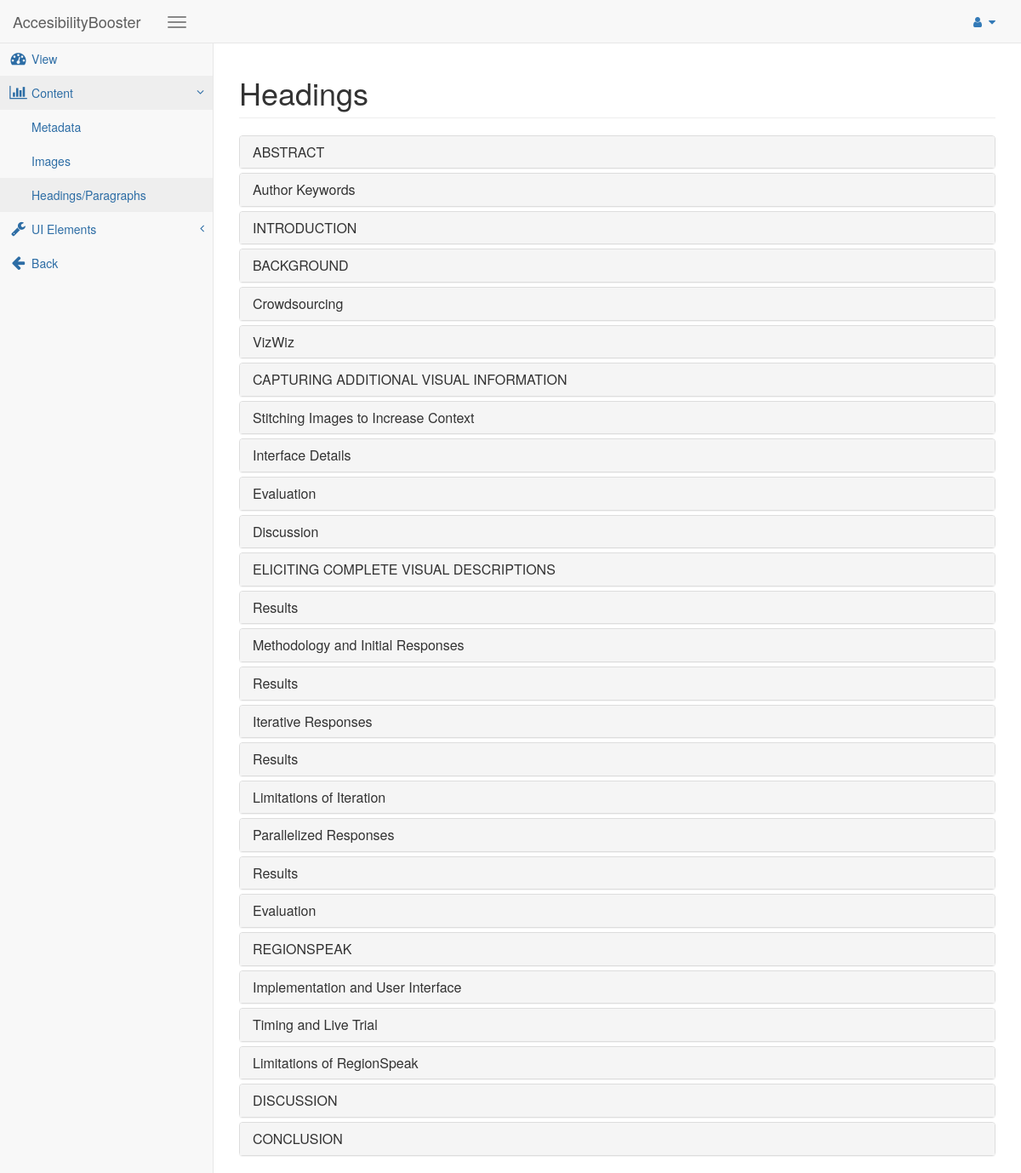
/headings/ (signed in), run on the app's committed database.
### accTool/models.py (models this page shows)
class Headings(models.Model):
    order = models.IntegerField(default=0)
    heading = models.TextField()

### accTool/views.py (the view)
# urls.py: url(r'^headings/', 'accTool.views.heading_preview'),
@login_required
def heading_preview(request):
    return render(request, 'd_headings.html',{'Headings': Headings.objects.all()})

### accTool/templates/d_headings.html (shortened to what this page needs)
<!DOCTYPE html>
{% load staticfiles %}
<html lang="en">
<head>
    <link href="{% static 'css/bootstrap.min.css' %}" rel="stylesheet">
    <link href="{% static 'css/metisMenu.min.css' %}" rel="stylesheet">
    <link href="{% static 'css/sb-admin-2.css' %}" rel="stylesheet">
    <link rel="stylesheet" href="https://maxcdn.bootstrapcdn.com/font-awesome/4.5.0/css/font-awesome.min.css">
</head>
<body>
    <header>
        <nav class="navbar navbar-default navbar-fixed-top" role="navigation" style="margin-bottom: 0">
            <div class="navbar-header">
                <a class="navbar-brand" href="index.html">AccesibilityBooster</a>
                <div class="menu-toggler sidebar-toggler">
                                    <span class="icon-bar"></span>
                                    <span class="icon-bar"></span>
                                    <span class="icon-bar"></span>
                </div>
                <ul class="nav navbar-top-links navbar-right">
                    <li class="dropdown">
                        <a class="dropdown-toggle" data-toggle="dropdown" href="#">
                            <i class="fa fa-user fa-fw"></i>  <i class="fa fa-caret-down"></i>
                        </a>
                    </li>
                </ul>
            </div>
        </nav>
    </header>
    <div id="wrapper">
        <nav role="navigation" style="margin-bottom: 0; margin-top: -1px;">
            <div class="navbar-default sidebar" role="navigation">
                <div class="sidebar-nav navbar-collapse" id="sidebar-area">
                    <ul class="nav" id="sidebar">
                        <li>
                            <a href="/home/"><i class="fa fa-dashboard fa-fw"></i> <span class="side-menu-title">View</span></a>
                        </li>
                        <li>
                            <a href="#" class="dropdown-collapse"><i class="fa fa-bar-chart-o fa-fw"></i> <span class="side-menu-title">Content</span><span class="fa arrow"></span></a>
                            <ul class="nav nav-second-level">
                                 <li>
                                    <a href="#">Metadata</a>
                                </li>
                                <li>
                                    <a href="/imagep/">Images</a>
                                </li>
                                <li>
                                    <a href="/headings/">Headings/Paragraphs</a>
                                </li>
                            </ul>
                        </li>
                        <li>
                            <a href="#" class="dropdown-collapse"><i class="fa fa-wrench fa-fw"></i> <span class="side-menu-title">UI Elements</span><span class="fa arrow"></span></a>
                        </li>
                        <li>
                            <a href="/upload/"><i class="fa fa-arrow-left fa-fw"></i> <span class="side-menu-title">Back</span></a>
                        </li>
                    </ul>
                </div>
            </div>
        </nav>
        <div id="page-wrapper">
            <div class="container-fluid">
            <div class="row">
                <div class="col-lg-12">
                    <h1 class="page-header">Headings</h1>
                </div>
            </div>
            <div class="panel-group" id="accordion">
                {% for heading in Headings %}
                <div class="panel panel-default">
                    <div class="panel-heading">
                        <h4 class="panel-title">
                            <a data-toggle="collapse" data-parent="#accordion" href="#{{ heading.order }}">{{heading.heading}}</a>
                        </h4>
                    </div>
                </div>
                {% endfor %}
            </div>
            </div>
        </div>
    </div>
</body>
</html>

### accTool/static/css/sb-admin-2.css (style rules this page uses)
body { background-color: #f8f8f8; }
#wrapper { width: 100%; }
#page-wrapper { padding: 0 15px; min-height: 568px; background-color: #fff; }
@media (min-width:768px) { #page-wrapper { position: inherit; margin: 50px 0 0 250px; # 50px is Top nav size padding: 0 30px; border-left: 1px solid #e7e7e7; } }
@media (min-width:768px) { .navbar-header { float: none; } }
.nav>li>a { padding: 10px 10px; }
.navbar-top-links { margin-right: 0; float: right; }
.navbar-top-links li { display: inline-block; }
.navbar-top-links li:last-child { margin-right: 15px; }
.navbar-top-links li a { padding: 15px; min-height: 50px; }
.menu-toggler { position: relative; float: left; margin: 14px 0px 8px 15px; background-color: transparent; background-image: none; border: 1px solid transparent; border-radius: 4px; cursor: pointer; }
.menu-toggler .icon-bar { display: block; width: 22px; height: 2px; border-radius: 1px; background-color: #888; margin-top: 4px; }
#sidebar-area .nav>li>a:hover, #sidebar-area .nav>li>a:focus, #sidebar-area .nav>li:hover, #sidebar-area .nav>li:focus, #sidebar-area .nav>li.active { background-color: #eee; }
.sidebar a { color: #2D6DA5; }
.sidebar .nav-second-level, .sidebar .nav-second-level .nav-third-level { background-color: #2B6598; }
.sidebar .sidebar-nav.navbar-collapse { padding-right: 0; padding-left: 0; }
.sidebar ul li { background-color: #f8f8f8; }
.sidebar ul li a.active { background-color: #eee; }
.sidebar .arrow { float: right; margin-top: 2px; }
.sidebar .fa.arrow:before { content: "\f104"; }
.sidebar .active>a>.fa.arrow:before { content: "\f107"; }
.sidebar .sidebar-nav .nav li i { #font-size: 1.3em; font-size: 18px; }
.sidebar .nav-second-level li a { padding-left: 37px; }
@media (min-width:768px) { .sidebar { z-index: 1; position: absolute; width: 250px; } }

### data on the page
Headings: heading "ABSTRACT"
Headings: heading "Author Keywords"
Headings: heading "INTRODUCTION"
Headings: heading "BACKGROUND"
Headings: heading "Crowdsourcing"
Headings: heading "VizWiz"
Headings: heading "CAPTURING ADDITIONAL VISUAL INFORMATION"
Headings: heading "Stitching Images to Increase Context"
Headings: heading "Interface Details"
Headings: heading "Evaluation"
Headings: heading "Discussion"
Headings: heading "ELICITING COMPLETE VISUAL DESCRIPTIONS"
Headings: heading "Results"
Headings: heading "Methodology and Initial Responses"
Headings: heading "Results"
Headings: heading "Iterative Responses"
Headings: heading "Results"
Headings: heading "Limitations of Iteration"
Headings: heading "Parallelized Responses"
Headings: heading "Results"
Headings: heading "Evaluation"
Headings: heading "REGIONSPEAK"
Headings: heading "Implementation and User Interface"
Headings: heading "Timing and Live Trial"
Headings: heading "Limitations of RegionSpeak"
Headings: heading "DISCUSSION"
Headings: heading "CONCLUSION"
